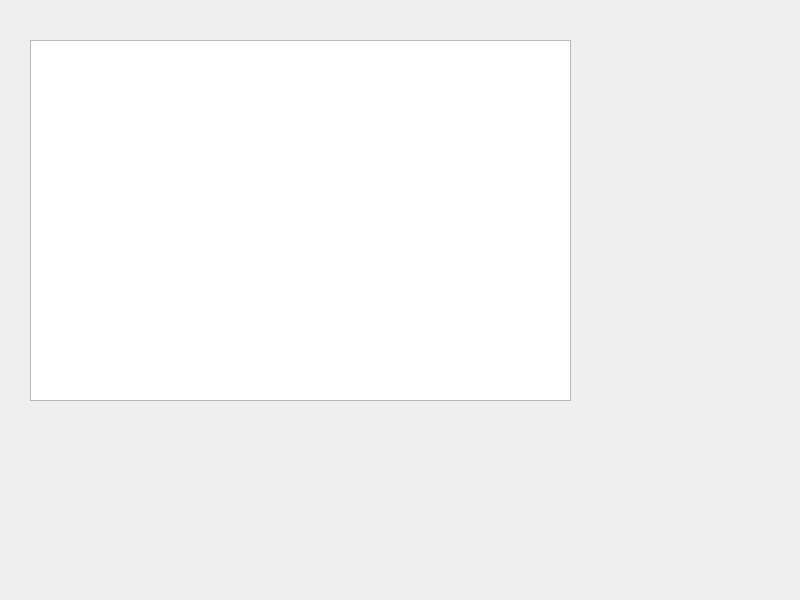
<?xml version="1.0" encoding="UTF-8"?>
<ui version="4.0">
 <class>Widget</class>
 <widget class="QWidget" name="Widget">
  <property name="geometry">
   <rect>
    <x>0</x>
    <y>0</y>
    <width>800</width>
    <height>600</height>
   </rect>
  </property>
  <property name="windowTitle">
   <string>Widget</string>
  </property>
  <widget class="QTableWidget" name="tableWidget">
   <property name="geometry">
    <rect>
     <x>30</x>
     <y>40</y>
     <width>541</width>
     <height>361</height>
    </rect>
   </property>
  </widget>
 </widget>
 <resources/>
 <connections/>
</ui>
